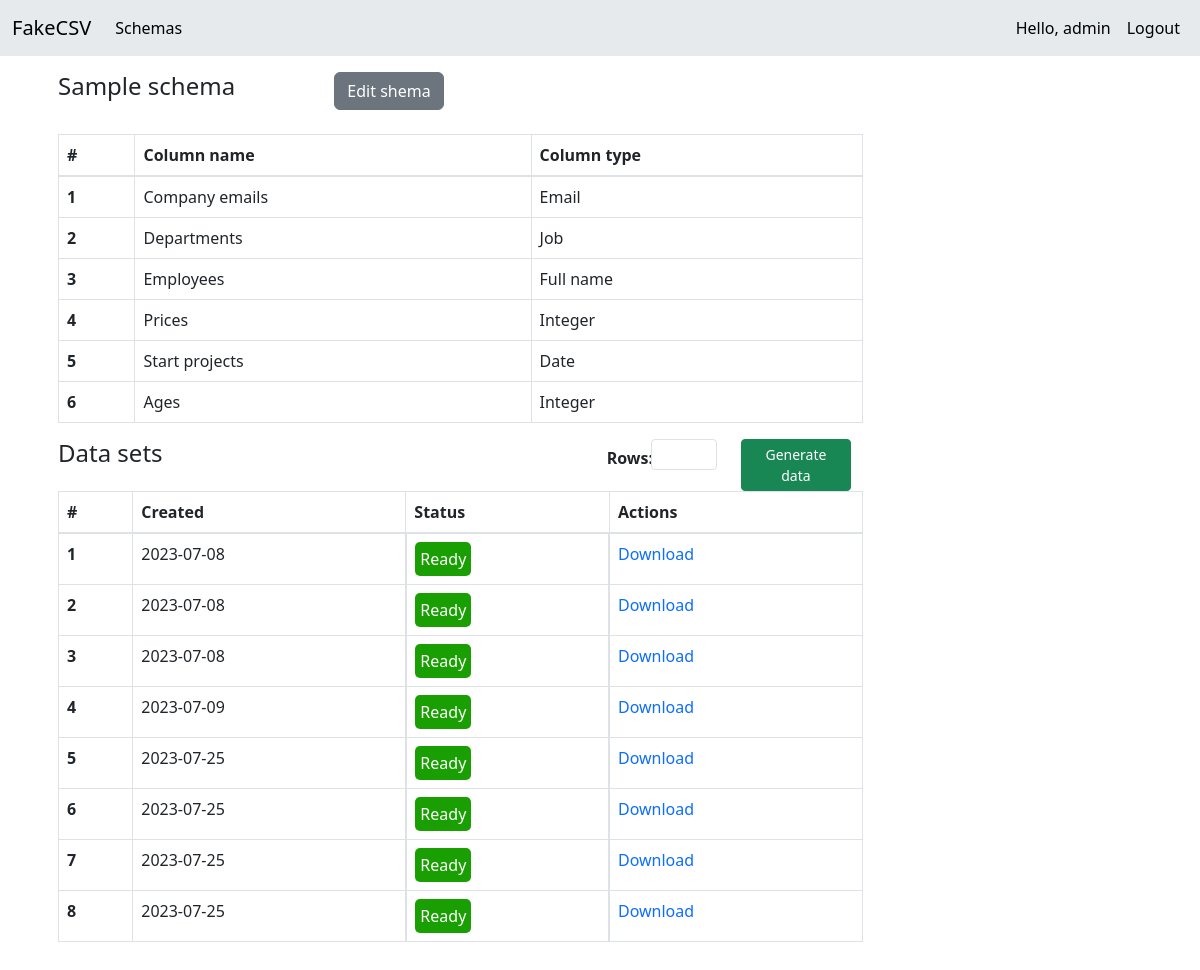
Screenshot of /data-sets/Planeks/ (signed in) with the database file from the repository.
### CSV_converter/models.py (models this page shows, shortened)
class Column(models.Model):
    name = models.CharField(max_length=255)
    type = models.CharField(
        max_length=255,
        choices=TYPE_CHOICES
    )
    order = models.CharField(max_length=255)
    schema = models.ForeignKey(
        Schema,
        on_delete=models.CASCADE
    )

class File(models.Model):
    name = models.CharField(max_length=255)
    date = models.DateField(auto_now=True)
    schema = models.ForeignKey(
        Schema,
        on_delete=models.CASCADE
    )

### CSV_converter/views.py (the view, shortened to what this page needs)
# urls.py: path('data-sets/<str:name>/', views.DataSetsView.as_view(), name='data_sets'),
class DataSetsView(View):
    template_name = "data_sets.html"
    fake = Faker()
    def get(self, *args, **kwargs):
        name = kwargs.get('name')
        if name:
            schema = get_object_or_404(Schema, name=name)
            columns = schema.column_set.all()
            files = schema.file_set.all()
        else:
            columns = ''
            files = ''
        return render(self.request, self.template_name, {"schema_name": schema.name, "columns": columns, "files": files})

### CSV_converter/templates/data_sets.html (shortened to what this page needs)
{% extends 'base.html' %}
{% load static %}
{% block css %}
<link rel="preload" as="style" href="{% static 'css/data_sets.css' %}" onload="this.rel = 'stylesheet'"/>
{% endblock %}
{% block content %}
<div class="col-sm-9 p-3">
  <form method="post">
    <div class="row justify-content-start">
      <div class="col-4">
        <h4>Sample schema</h4>
      </div>
      <div class="col-4">
        <a role="button" href="{% url 'edit_schema' name=schema_name %}" class="btn btn-secondary">Edit shema</a>
      </div>
    </div>
    <br>
    <table class="table table-bordered">
      <thead>
        <tr>
          <th scope="col">#</th>
          <th scope="col">Column name</th>
          <th scope="col">Column type</th>
        </tr>
      </thead>
      <tbody>
        {% for column in columns %}
          <tr>
            <th scope="row">{{ forloop.counter }}</th>
            <td>{{ column.name }}</td>
            <td>{{ column.get_type_display }}</td>
          </tr>
        {% endfor %}
      </tbody>
    </table>
    <div class="container text-left">
      <div class="row justify-content-between">
        <div class="col p-0">
          <h4>Data sets</h4>
        </div>
        <div class="col-4">
          <div class="row justify-content-center">
            <div class="col col-lg-2">
              <label for="rows" class="col-form-label"><b>Rows:</b></label>
            </div>
            <div class="col col-lg-4">
              <input type="text" id="rows" name="rows" class="form-control form-control-sm">
            </div>
            <div class="col">
              <button id="generate-data" type="submit" class="btn btn-success btn-sm">Generate data</button>
            </div>
          </div>
        </div>
      </div>
    </div>
    <table id="data-table" class="table table-bordered">
      <thead>
        <tr>
          <th scope="col">#</th>
          <th scope="col">Created</th>
          <th scope="col">Status</th>
          <th scope="col">Actions</th>
        </tr>
      </thead>
      <tbody id="table-body">
        {% for file in files %}
          <tr>
            <th scope="row">{{ forloop.counter }}</th>
            <td>{{ file.date|date:"Y-m-d" }}</td>
            <td class="status-cell" style="display:flex;">
              <div style="background-color: #1a9f03; border-radius: 5px; padding: 5px; color: white;">Ready</div>
            </td>
            <td><a href="/media/{{ file.name }}">Download</a></td>
          </tr>
        {% endfor %}
      </tbody>
    </table>
  </form>
</div>
{% endblock %}

### CSV_converter/templates/partials/_header.html (shortened to what this page needs)
<nav class="navbar navbar-expand-lg sticky-top" style="background-color: #e6eaed;" role="navigation">
    <div class="container-fluid">
      <span class="navbar-brand mb-0 h1">FakeCSV</span>
      <div class="collapse navbar-collapse" id="navbarSupportedContent">
        {% if user.is_authenticated %}
        <ul class="navbar-nav me-auto mb-2 mb-lg-0">
          <li class="nav-item">
            <a class="nav-link active" aria-current="page" href="{% url 'data_schemas' %}">Schemas</a>
          </li>
        </ul>
        <ul class="navbar-nav ml-auto">
            <li class="nav-item">
              <a class="nav-link active" aria-current="page" href="{% url 'profile' %}">Hello, {{ user.username }}</a>
            </li>
            <li class="nav-item">
              <a class="nav-link active" aria-current="page" href="{% url 'logout' %}">Logout</a>
            </li>
        </ul>
        {% endif %}
      </div>
    </div>
</nav>

### CSV_converter/static/css/data_sets.css (style rules this page uses)
a { text-decoration: none; }

### rows the page displays
Column: name "Company emails", type "Email"
Column: name "Departments", type "Job"
Column: name "Employees", type "Full name"
Column: name "Prices", type "Integer"
Column: name "Start projects", type "Date"
Column: name "Ages", type "Integer"
File: date "2023-07-08"
File: date "2023-07-08"
File: date "2023-07-08"
File: date "2023-07-09"
File: date "2023-07-25"
File: date "2023-07-25"
File: date "2023-07-25"
File: date "2023-07-25"

### other values shown
{{ user.username }} "admin"
